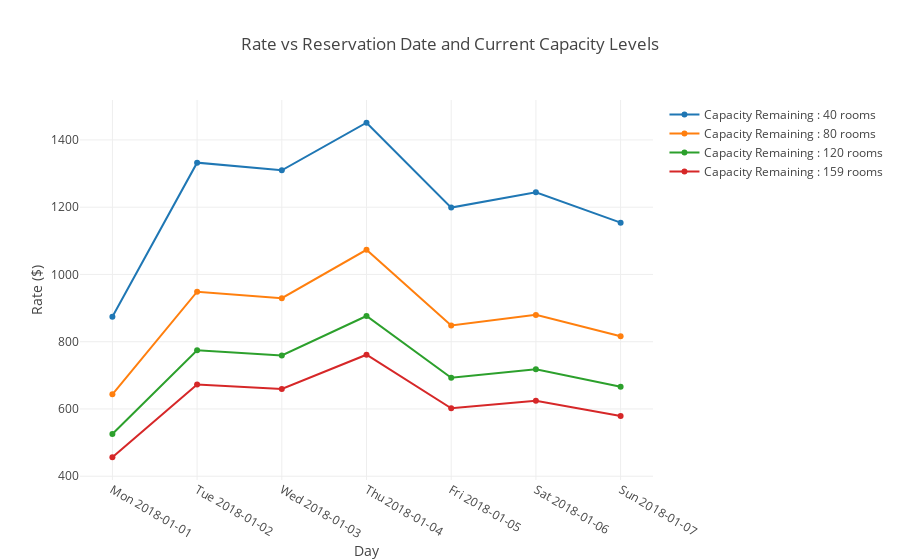

The notebook cell saved with this chart:
### Code cell
# Plotting the room rate time series.
# Let's focus on a single week cycle.
price_levels = [go.Scatter(x=rate_df_to_show.head(7).index,
                           y=rate_df_to_show.head(7)['Capacity left : 40.0'],
                           name='Capacity Remaining : 40 rooms'),
                go.Scatter(x=rate_df_to_show.head(7).index,
                           y=rate_df_to_show.head(7)['Capacity left : 80.0'],
                           name='Capacity Remaining : 80 rooms'),
                go.Scatter(x=rate_df_to_show.head(7).index,
                           y=rate_df_to_show.head(7)['Capacity left : 120.0'],
                           name='Capacity Remaining : 120 rooms'),
                go.Scatter(x=rate_df_to_show.head(7).index,
                           y=rate_df_to_show.head(7)['Capacity left : 159.0'],
                           name='Capacity Remaining : 159 rooms')]

layout_prices = go.Layout(title='Rate vs Reservation Date and Current Capacity Levels',
                       xaxis={'title':'Day'}, yaxis={'title':'Rate ($)'})

fig = go.Figure(data=price_levels, layout=layout_prices)
iplot(fig, filename='price_levels_ts')

### Figure 1 — Plotly figure (JSON) as saved in the notebook; plotly's stock layout.template omitted (floating-point values rounded to 4 significant figures)
{"data": [{"name": "Capacity Remaining : 40 rooms", "type": "scatter", "uid": "779cd048-c29e-11e8-bb4e-8c85903153e4", "x": ["Mon 2018-01-01", "Tue 2018-01-02", "Wed 2018-01-03", "Thu 2018-01-04", "Fri 2018-01-05", "Sat 2018-01-06", "Sun 2018-01-07"], "y": [874, 1332.0, 1310.0, 1451.0, 1199.0, 1244.0, 1154.0]}, {"name": "Capacity Remaining : 80 rooms", "type": "scatter", "uid": "779cd39a-c29e-11e8-8902-8c85903153e4", "x": ["Mon 2018-01-01", "Tue 2018-01-02", "Wed 2018-01-03", "Thu 2018-01-04", "Fri 2018-01-05", "Sat 2018-01-06", "Sun 2018-01-07"], "y": [643.4, 948.7, 929.5, 1073.0, 848.5, 879.8, 816.1]}, {"name": "Capacity Remaining : 120 rooms", "type": "scatter", "uid": "779cd692-c29e-11e8-8373-8c85903153e4", "x": ["Mon 2018-01-01", "Tue 2018-01-02", "Wed 2018-01-03", "Thu 2018-01-04", "Fri 2018-01-05", "Sat 2018-01-06", "Sun 2018-01-07"], "y": [525.4, 774.6, 759.0, 876.4, 692.8, 718.3, 666.3]}, {"name": "Capacity Remaining : 159 rooms", "type": "scatter", "uid": "779cd7e6-c29e-11e8-9026-8c85903153e4", "x": ["Mon 2018-01-01", "Tue 2018-01-02", "Wed 2018-01-03", "Thu 2018-01-04", "Fri 2018-01-05", "Sat 2018-01-06", "Sun 2018-01-07"], "y": [456.4, 672.9, 659.3, 761.3, 601.9, 624.0, 578.9]}], "layout": {"title": "Rate vs Reservation Date and Current Capacity Levels", "xaxis": {"title": "Day"}, "yaxis": {"title": "Rate ($)"}}}
